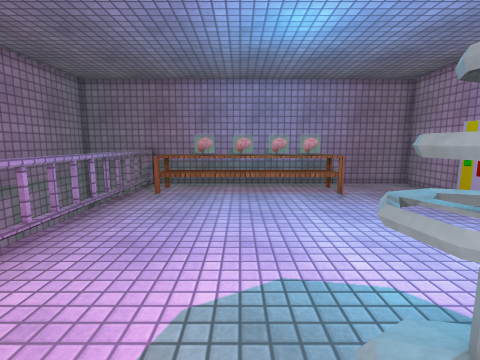
View 1 (above)

12 first-person views from a walk through a Unity game level. The camera is 1.3 m above the floor, tilts 8° down and sees 85° across. Doors are open. The floor is counted in squares, 0.5 m on a side. Each view is taken from the middle of a square. On the plan, view 1 faces up. The plan holds only what a view shows up to about 18 squares ahead; the rest is blank. The place goes on beyond the plan. The player is left out. Some animated figures are not drawn. Some surface patterns are stand-ins.

View 2
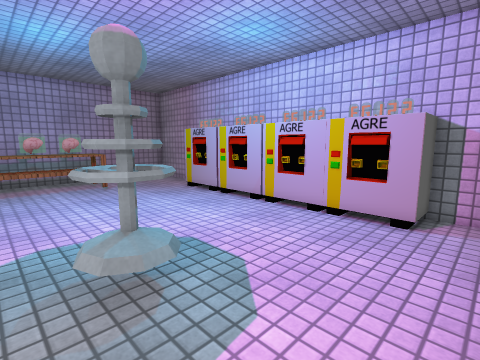

View 3
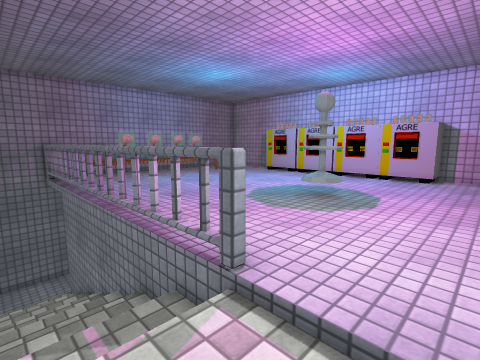

View 4
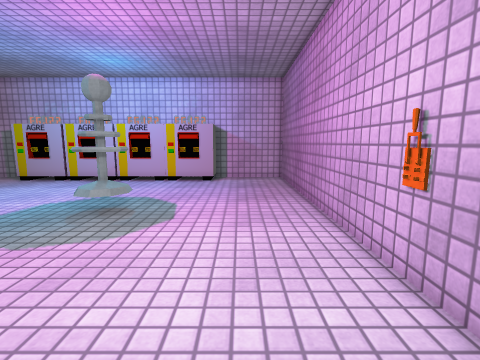

View 5
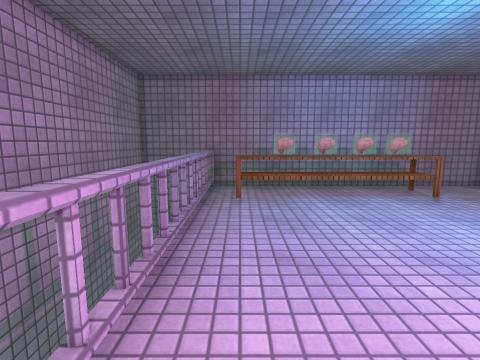

View 6
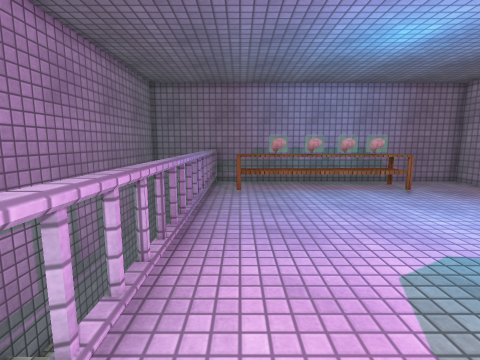

View 7
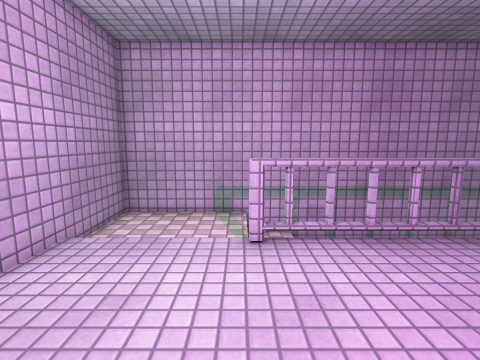

View 8
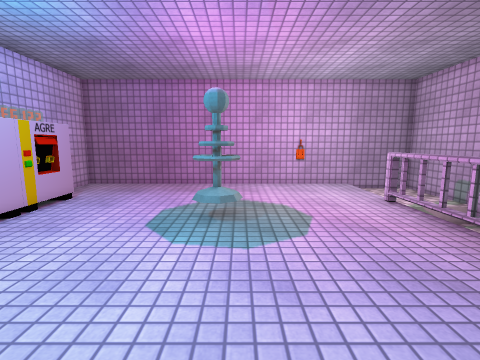

View 9
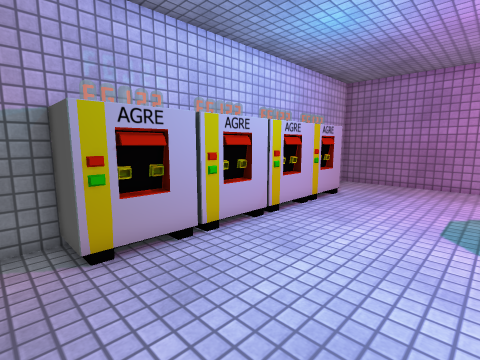

View 10
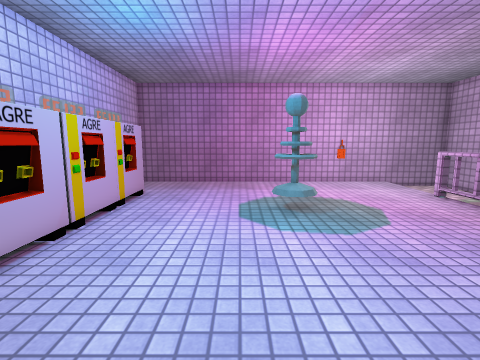

View 11
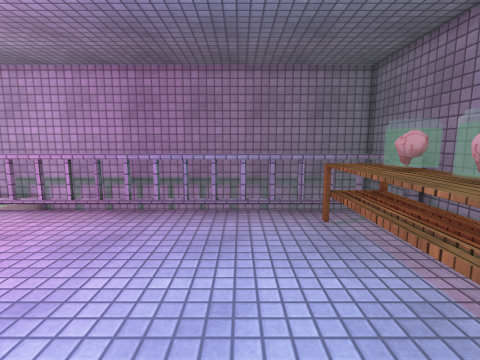

View 12
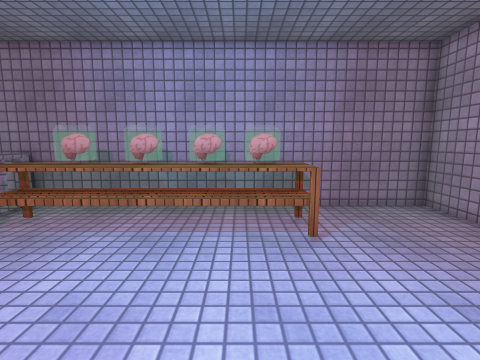

### Floor plan
Key: @ floor where view 1 was taken; # wall or solid block; . main floor; - floor 0.25 m lower than the main floor; _ floor 2.25 m lower than the main floor; < floor 2.5 m lower than the main floor; ( floor 3 m lower than the main floor; ! floor 3.5 m lower than the main floor; / step, stairs or slope; D open door; = window, fence, low wall or low ledge; T table; O other object.
Columns run from 10 left of view 1 to 11 right of it. Each row starts with its distance up from view 1.
 17 ######################
 16 #!!!! ...............#
 15 #!!!!.TTTTTTTTTT.....#
 14 #!!!!.TTTTTTTTTT.....#
 13 #     TTTTTTTTTT.....#
 12 #(((# ...............#
 11 #(((#..............OO#
 10 #<<<#..............OO
  9 #<<<#.............DOO
  8 #___#.............DOO
  7 #///#.............DOO
  6 #///#..............OO
  5 #///#..............OO
  4 #///#..............OO
  3 #///=..............OO
  2 #///=......OOO.....OO
  1 #///#......OOO.....OO
  0 #///#.....@........OO
 -1 #////..............OO#
 -2 #---/................#
 -3 #---/................#
 -4 #---/................#
 -5 #---/................#
 -6 ######################

Where each view was taken, in squares from view 1:
view 1: 0 up, 0 right, facing up
view 2: 3 down, 0 right, facing up-right
view 3: 4 down, 9 left, facing up-right
view 4: 3 down, 7 left, facing right
view 5: 1 up, 4 left, facing up
view 6: 1 down, 4 left, facing up
view 7: 1 down, 1 right, facing left
view 8: 11 up, 1 right, facing down
view 9: 12 up, 3 right, facing down-right
view 10: 12 up, 4 right, facing down
view 11: 10 up, 4 right, facing left
view 12: 6 up, 3 right, facing up
